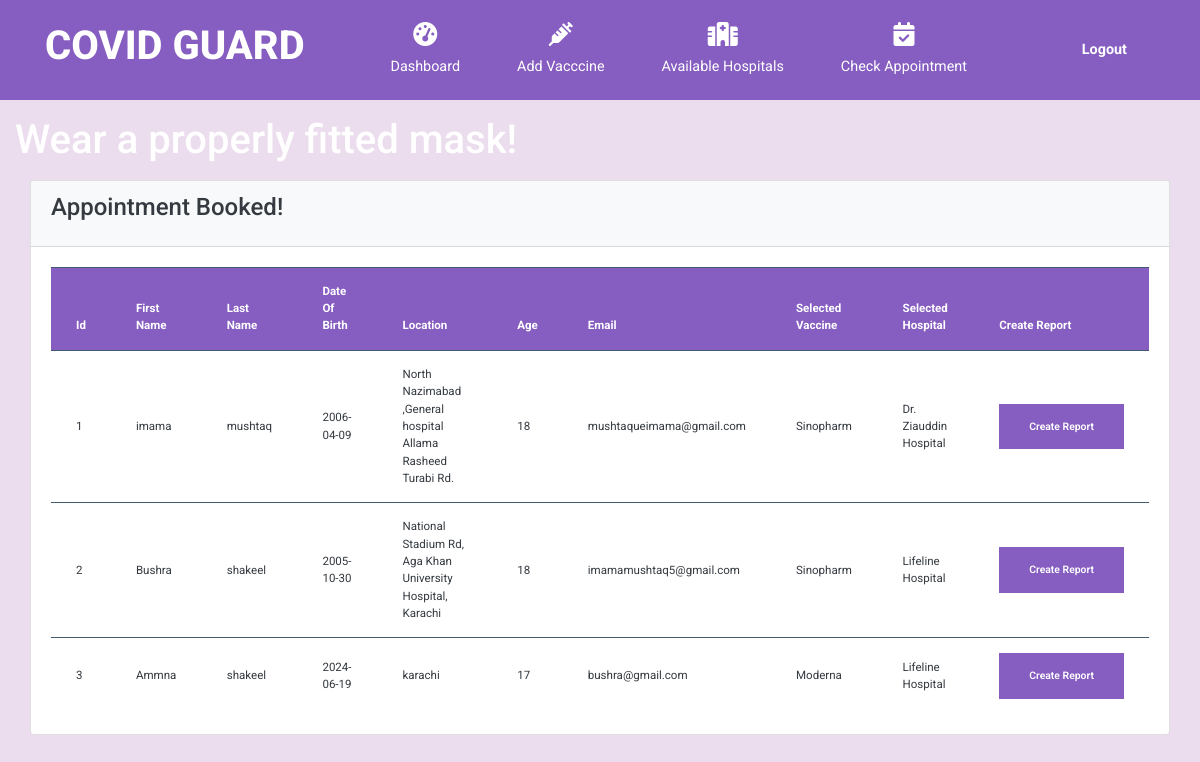
The app's page /Hospital/hospital-panel/check_appointment.php with its own data.
### tables this page shows
CREATE TABLE `appointment_list` (
  `id` int(11) NOT NULL,
  `first_name` varchar(255) NOT NULL,
  `last_name` varchar(255) NOT NULL,
  `dob` date NOT NULL,
  `location` varchar(255) NOT NULL,
  `age` varchar(255) NOT NULL,
  `email` varchar(255) NOT NULL,
  `select_vaccine` int(11) NOT NULL,
  `select_hospital` int(11) NOT NULL,
  `post_code` varchar(255) NOT NULL,
  `cnic_number` varchar(255) NOT NULL
);

CREATE TABLE `vaccine_list` (
  `id` int(11) NOT NULL,
  `vaccine_name` varchar(255) NOT NULL,
  `vaccine_qauntity` int(11) NOT NULL
);

CREATE TABLE `hospital_req` (
  `id` int(11) NOT NULL,
  `hospital_name` varchar(255) NOT NULL,
  `location` varchar(255) NOT NULL,
  `email` varchar(255) NOT NULL,
  `password` varchar(255) NOT NULL,
  `status` int(11) DEFAULT NULL
);

### Hospital/hospital-panel/check_appointment.php (the view, shortened to what this page needs)
<?php
    include("header.php");
    include("connection.php");
    $sql ="select appointment_list .* , vaccine_list.vaccine_name , hospital_req.hospital_name from appointment_list inner join vaccine_list on appointment_list.select_vaccine=vaccine_list.id inner join hospital_req on appointment_list.select_hospital=hospital_req.id";
    $result = mysqli_query($conn , $sql);
?>
<link rel="stylesheet" href="https://cdnjs.cloudflare.com/ajax/libs/font-awesome/6.5.2/css/all.min.css" />
<div class="main-panel">
	<div class="content">
		<div class="page-inner">
          <div class="content-body">
    <div class="container-fluid text-white">
        <div class="row page-titles mx-0">
                    <div class="col-sm-6 p-md-0">
                        <div class="welcome-text">
                            <h1 class="display-5 fw-bold my-3"> Wear a properly fitted mask!</h1>
                        </div>
                    </div>
                </div>
            <div class="col-lg-12">
                <div class="card">
                    <div class=" bg-light  card-header">
                        <h4 class="text-dark card-title">Appointment Booked!</h4>
                    </div>
                    <div class="card-body">
                        <div class="table">
                            <table class="table text-dark">
                                <thead>
                                    <tr>
                                        <th>Id</th>
                                        <th>First Name</th>
                                        <th>Last Name</th>
                                        <th>Date Of Birth</th>
                                        <th>Location</th>
                                        <th>Age</th>
                                        <th>Email</th>
                                        <th>Selected Vaccine</th>
                                        <th>Selected Hospital</th>
                                        <th>Create Report</th>
                                    </tr>
                                </thead>
                                <tbody>
                                <tr>
                                    <?php
                                    while($rows = mysqli_fetch_assoc($result)){
                                    ?>
                                    <td><?php echo $rows['id'] ?>
                                </td>
                                                <td><?php echo $rows['first_name'] ?></td>
                                                <td><?php echo $rows['last_name'] ?></td>
                                                <td><?php echo $rows['dob'] ?></td>
                                                <td><?php echo $rows['location'] ?></td>
                                                <td><?php echo $rows['age'] ?></td>
                                                <td><?php echo $rows['email'] ?></td>
                                                <td><?php echo $rows['vaccine_name'] ?></td>
                                                <td><?php echo $rows['hospital_name'] ?></td>
                                                <td><a href="create_report.php?id=<?php echo $rows['id'];?>" class="btn btn-primary">Create Report<i class="bi bi-pencil-square"></i></a></td>
                                </tr>
                                    <?php  } ?>
                              </tbody>
                            </table>
                        </div>
                    </div>
                </div>
            </div>
        </div>
    </div>
</div>
    </div>
</div>
<?php
    include("footer.php");
?>

### Hospital/hospital-panel/css/templatemo-style.css (style rules this page uses)
html { font-size: 16px; overflow-x: hidden; }
body { font-family: Roboto, Helvetica, Arial, sans-serif; overflow-x: hidden; }
a { transition: all 0.3s ease; }
.table { background-color: white; font-size: 85%; margin-bottom: 0; }
thead { background-color: #865dc0; color: #fff; }
.table thead th { border-bottom: 0; }
.btn { border-radius: 0; padding: 13px 28px; transition: all 0.2s ease; max-width: 100%; }
.btn-primary { color: #fff; background-color: #865dc0; border: 2px solid #865dc0; font-size: 90%; font-weight: 600; }
.table td, .table th { border-top: 1px solid #415a70; padding: 15px 25px; vertical-align: middle; }

### Hospital/hospital-panel/header.php (style rules this page uses)
body { background-color: #ebdded; }

### records on screen
appointment_list: id "1", first_name "imama", last_name "mushtaq", dob "2006-04-09", location "North Nazimabad ,General hospital Allama Rasheed Turabi Rd.", age "18", email "mushtaqueimama@gmail.com", select_vaccine.vaccine_name "Sinopharm", select_hospital.hospital_name "Dr. Ziauddin Hospital"
appointment_list: id "2", first_name "Bushra", last_name "shakeel", dob "2005-10-30", location "National Stadium Rd, Aga Khan University Hospital, Karachi", age "18", email "imamamushtaq5@gmail.com", select_vaccine.vaccine_name "Sinopharm", select_hospital.hospital_name "Lifeline Hospital"
appointment_list: id "3", first_name "Ammna", last_name "shakeel", dob "2024-06-19", location "karachi", age "17", email "bushra@gmail.com", select_vaccine.vaccine_name "Moderna", select_hospital.hospital_name "Lifeline Hospital"
